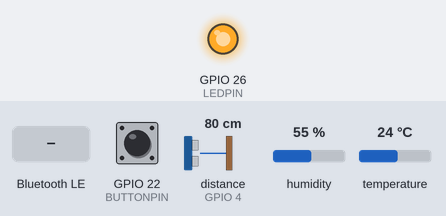
This sketch was run on a simulated ESP32. Parts: output pins drawn as LEDs (lit = HIGH). Wiring (inferred from the names in the program): ultrasonic range finder: trigger GPIO 2; echo GPIO 4. The test bench sets the inputs (shaded band); at power-on: GPIO 22 (BUTTONPIN) LOW, temperature 24 °C, distance to the obstacle (sensor on GPIO 4) 80 cm, humidity 55 %. The echo pulse lasts 58.3 µs per cm; nothing arrives over Bluetooth unless stated; a phone connects over Bluetooth LE 3 s after start; pins used as bus, display or sensor lines are not drawn; what the sketch prints to the serial monitor is not drawn.

Above: at 1.2 s.
1.3 s: GPIO 22 (BUTTONPIN) pulled HIGH for 0.15 s
At 3.0 s:
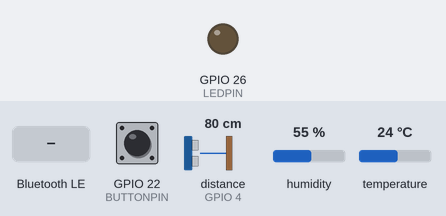
3.5 s: temperature set to 27 °C
11.2 s: temperature set to 30 °C
At 18.8 s:
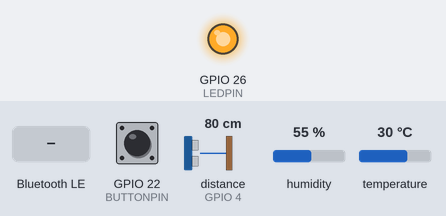
19.0 s: Bluetooth LE write "OFF" received
At 19.8 s:
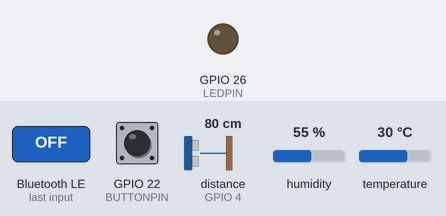
22.0 s: GPIO 22 (BUTTONPIN) pulled HIGH for 3.2 s
At 28.8 s:
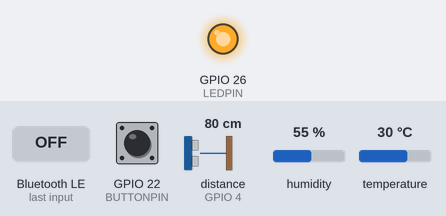
Timing chart, 0 to 30.3 s (numbered marks = the images above; inputs shaded):
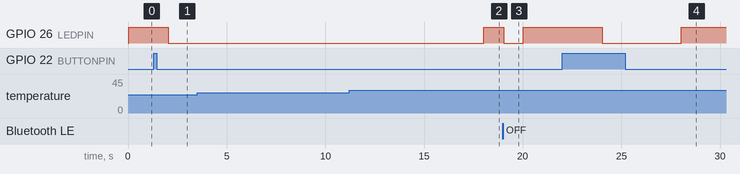

Measured:
- the behaviour switches between 28 and 29 °C on temperature (found by bisection; images 1 and 2)
- after the input at 1.3 s, GPIO 26 (LEDPIN): HIGH → LOW after 0.73 s
- after the input at 3.5 s, every drawn part: stays the same
- after the input at 11.2 s, GPIO 26 (LEDPIN): LOW → HIGH after 6.8 s
- after the input at 19.0 s, GPIO 26 (LEDPIN): HIGH → LOW after 0.05 s, → HIGH 0.98 s later
- after the input at 22.0 s, GPIO 26 (LEDPIN): HIGH → LOW after 2.0 s, → HIGH 4.0 s later

The sketch:

arduino.ino
```cpp
#include <Arduino.h>
#include <freertos/FreeRTOS.h>
#include <freertos/task.h>
#include <freertos/queue.h> // メッセージキューを使用するときは忘れない！
#include "DHT.h"
#include <BLEDevice.h>
#include <BLEServer.h>
#include <BLEUtils.h>
#include <BLE2902.h>
#include <esp_mac.h>
#define DHTPIN 15     // DHT11を2番ピンに接続
#define DHTTYPE DHT11 // DHT11を使用
#define HOUSE_DELAY_MS 1500 // 温湿度センサーのディレイ秒数
#define LEDPIN 26
#define BUTTONPIN 22
int trigPin = 2;  // Trigger
int echoPin = 4;  // Echo
// DHTセンサーの初期化
DHT dht(DHTPIN, DHTTYPE);

// 通信の識別番号（クラス全員共通）
#define SERVICE_UUID "4fafc201-1fb5-459e-8fcc-c5c9c331914b"
#define CHARACTERISTIC_UUID "beb5483e-36e1-4688-b7f5-ea07361b26a8"

// センサーデータを格納する構造体を定義
// メンバーはfloat型のtemperatureとfloat型のhumidity
typedef struct {
  float temperature; // 温度
  float humidity;    // 湿度
} SensorData;

typedef float SonicSensorData;

// QueuesHandle_t型のグローバル変数を定義
QueueHandle_t sensorDataQueue;
QueueHandle_t sonicSensorDataQueue;

BLECharacteristic *pCharacteristic;  // BLEの状態を機能を管理するポインタ
bool deviceConnected = false;        // BLEの接続状態を管理する変数を定義
int counter = 0;                     // スマホに送るデータの定義、とりあえずint型

// Global
bool isDanger = true;

// 接続状態を管理
class MyServerCallbacks : public BLEServerCallbacks {
  void onConnect(BLEServer *pServer) {
    deviceConnected = true;
    Serial.println(">>> スマホが接続されました");  // ログの明確化
  }
  void onDisconnect(BLEServer *pServer) {
    deviceConnected = false;
    Serial.println(">>> スマホが切断されました");  // 同上
    pServer->getAdvertising()->start();        // 切れたらまた電波を出す
  }
};

// 読み込んだデータに応じて処理
class MyCharacteristicsCallbacks : public BLECharacteristicCallbacks {
  void onWrite(BLECharacteristic *pCharacteristic) override {
    // 値を取得
    String value = pCharacteristic->getValue().c_str();
    value.trim();  // ★追加: 前後の空白や改行を削除（判定ミス防止）

    if (value == "OFF" || value == "off") {
      digitalWrite(LEDPIN, LOW);
      Serial.println("【制御】LEDを消灯しました");
    } else {
      Serial.print("【警告】不明なコマンド: ");
      Serial.println(value);
    }
  }
};

// タスク関数プロトタイプ
void TaskSensor(void *pvParameters);
void TaskComm(void *pvParameters);
void TaskLEDAlert(void *pvParameters);
void TaskSonicSensor(void *pvParameters);
void TaskBLE(void *pvParameters);
void TaskStopAlertButton(void *pvParameters);

void setup() {
  Serial.begin(115200);
  pinMode(echoPin, INPUT);               // Set echo pin as input
  pinMode(trigPin, OUTPUT);
  pinMode(LEDPIN, OUTPUT);
  pinMode(BUTTONPIN, INPUT);
  dht.begin();
  while (!Serial) {}
  // 混線防止（MACアドレスの末尾4桁を利用）
  uint8_t mac[6];
  esp_read_mac(mac, ESP_MAC_WIFI_STA);
  char name[20];
  sprintf(name, "yuha_ESP32_%02X%02X", mac[4], mac[5]);

  // BLEの準備（デバイス名、サーバー起動、UUID）
  BLEDevice::init(name);
  BLEServer *pServer = BLEDevice::createServer();
  pServer->setCallbacks(new MyServerCallbacks());
  BLEService *pService = pServer->createService(SERVICE_UUID);

  // BLEで利用する機能を指定
  pCharacteristic = pService->createCharacteristic(
    CHARACTERISTIC_UUID,
    BLECharacteristic::PROPERTY_NOTIFY | BLECharacteristic::PROPERTY_READ | BLECharacteristic::PROPERTY_WRITE);

  // キャラクタリスティックの起動
  pCharacteristic->setCallbacks(new MyCharacteristicsCallbacks());
  pCharacteristic->addDescriptor(new BLE2902());
  pCharacteristic->setValue("Ready");  // 初期値
  pService->start();

  // BLE広告の開始
  BLEAdvertising *pAdvertising = pServer->getAdvertising();
  pAdvertising->addServiceUUID(SERVICE_UUID);  // サービスUUIDを広告に含めて探しやすくする
  pAdvertising->setScanResponse(true);
  pAdvertising->start();

// 10個の「SensorData」構造体を格納できるキューを作成
  sensorDataQueue = xQueueCreate(10, sizeof(SensorData));
  sonicSensorDataQueue = xQueueCreate(10, sizeof(SonicSensorData));

  if (sensorDataQueue == NULL || sonicSensorDataQueue == NULL) {
    Serial.println("Queue creation failed!");
    for (;;) {} // キューの生成に失敗したら処理を止める
  }

  xTaskCreate(TaskSensor, "SensorTask", 2048, NULL, 1, NULL);
  xTaskCreate(TaskSonicSensor, "SonicSensorTask", 2048, NULL, 1, NULL);
  xTaskCreate(TaskLEDAlert, "LEDAlertTask", 2048, NULL, 1, NULL);
  xTaskCreate(TaskStopAlertButton, "StopAlertButtonTask", 1024, NULL, 1, NULL);
  xTaskCreate(TaskComm, "CommTask", 2048, NULL, 1, NULL);
  xTaskCreate(TaskBLE, "BLETask", 4096, NULL, 1, NULL);
}

void loop() {}

void TaskSensor(void *pvParameters) {
  (void)pvParameters;

  // 構造体の変数dataを定義
  SensorData data;

  for (;;) {
    float h = dht.readHumidity();    // float型で湿度を取得
    float t = dht.readTemperature(); // float型で温度（摂氏）を取得
    data.temperature = t;
    data.humidity = h;

    Serial.print("TaskSensor: Sending Temp=");
    Serial.print(data.temperature);
    Serial.print(", Hum=");
    Serial.println(data.humidity);

    // 構造体へのポインタをキューに送信
    xQueueSend(sensorDataQueue, &data, pdMS_TO_TICKS(100));
    vTaskDelay(pdMS_TO_TICKS(HOUSE_DELAY_MS));
  }
}

// 超音波センサータスク: 2000msごとにデータをキューに送信
void TaskSonicSensor(void *pvParameters) {
  (void)pvParameters;
  float sensorValue = 0;
  float duration = 0;

  for (;;) {
    digitalWrite(trigPin, LOW);
    delayMicroseconds(5);
    digitalWrite(trigPin, HIGH);
    delayMicroseconds(10);
    digitalWrite(trigPin, LOW);

    duration = pulseIn(echoPin, HIGH);
    float sensorValue = (duration / 2) / 29.1;  // Divide by 29.1 or multiply by 0.0343

    Serial.print(sensorValue);
    Serial.println("cm");

    // キューが満杯の場合、100ms待機してから再試行
    if (xQueueSend(sonicSensorDataQueue, &sensorValue, pdMS_TO_TICKS(100)) == pdPASS) {
      Serial.print("TaskSensor: 送信したデータ: ");
      Serial.println(sensorValue);
    };
    vTaskDelay(pdMS_TO_TICKS(2000));  // 2000msごとにデータを送信
  }
}

void TaskLEDAlert(void *pvParameters) {
  (void)pvParameters;
  for(;;) {
    if (isDanger) {
      digitalWrite(LEDPIN, HIGH);
      vTaskDelay(pdMS_TO_TICKS(2000));
    }else {
      digitalWrite(LEDPIN, LOW);
      vTaskDelay(pdMS_TO_TICKS(2000));
    }
  }
}

void TaskStopAlertButton(void *pvParameters) {
  (void) pvParameters;
  for(;;) {
    if (digitalRead(BUTTONPIN) == HIGH) {
      isDanger = false;
    }else {
    }
    vTaskDelay(pdMS_TO_TICKS(100));
  }
}

void TaskBLE(void *pvParameters) {
  (void)pvParameters;
  float receivedValue;
  bool isPrevDanger = isDanger;

  for (;;) {
    if (deviceConnected) {
      if (isDanger != isPrevDanger) {
        Serial.print("isDanger:");
        Serial.println(isDanger);
        Serial.print("-- isPrevDanger:");
        Serial.println(isPrevDanger);
        isPrevDanger = isDanger;
        if (isDanger) {
          pCharacteristic->setValue("警告");
          pCharacteristic->notify();
          Serial.println("警告をしました");
        } else {
          pCharacteristic->setValue("解除");
          pCharacteristic->notify();
          Serial.println("解除をしました");
        }
      }
    }
    vTaskDelay(pdMS_TO_TICKS(300));
  }
}

void TaskComm(void *pvParameters) {
  (void)pvParameters;
  SensorData receivedData;
  float receivedSonicData;


  for (;;) {
    if ((xQueueReceive(sensorDataQueue, &receivedData, portMAX_DELAY) == pdPASS) || (xQueueReceive(sonicSensorDataQueue, &receivedSonicData, portMAX_DELAY) == pdPASS)) {
      Serial.print("TaskComm: Received Temp=");
      Serial.print(receivedData.temperature);
      Serial.print(", Hum=");
      Serial.println(receivedData.humidity);


      if(receivedData.temperature > 28 && receivedSonicData <= 50 && !(isDanger)) {
        isDanger = true;
      }
    } else {
      // データが届かなかった場合のタイムアウト処理
      Serial.println("TaskComm: データを待っています...");
    }
    vTaskDelay(pdMS_TO_TICKS(2000));
  }
}
```
